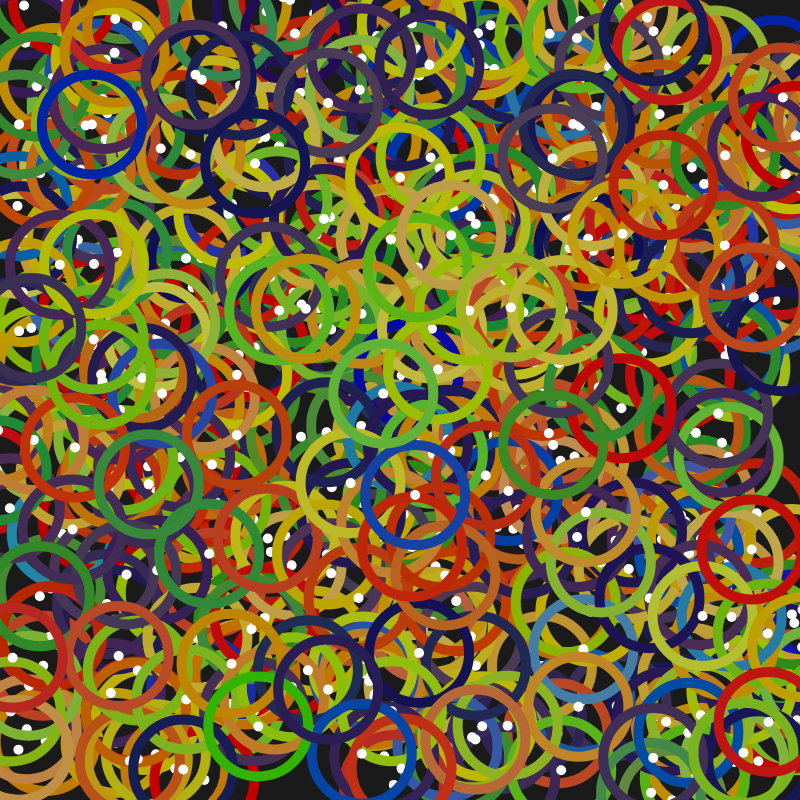
Frame 1 (no input)
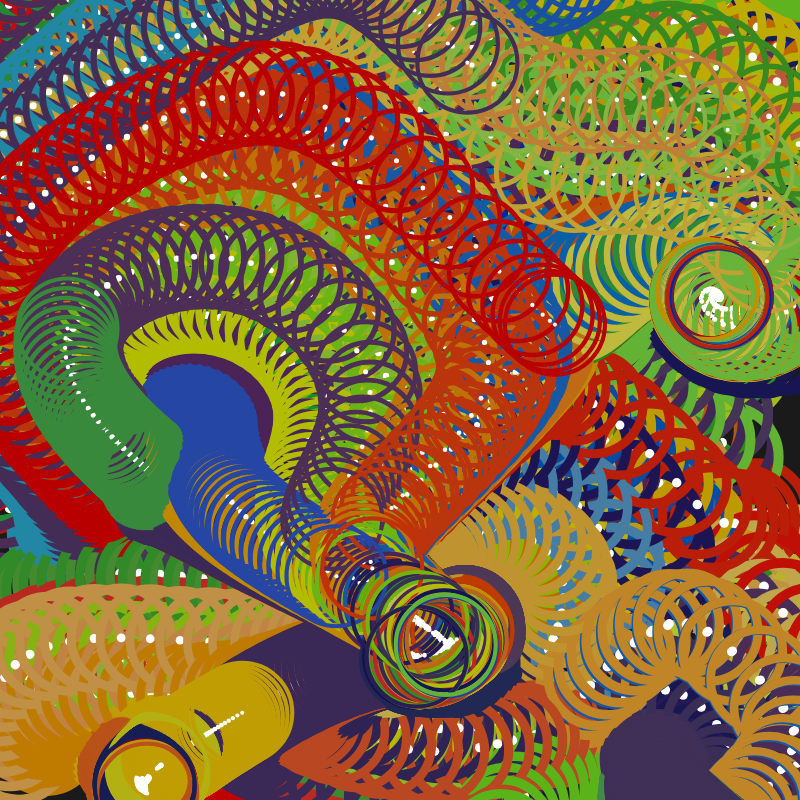
Frame 60 (no input)
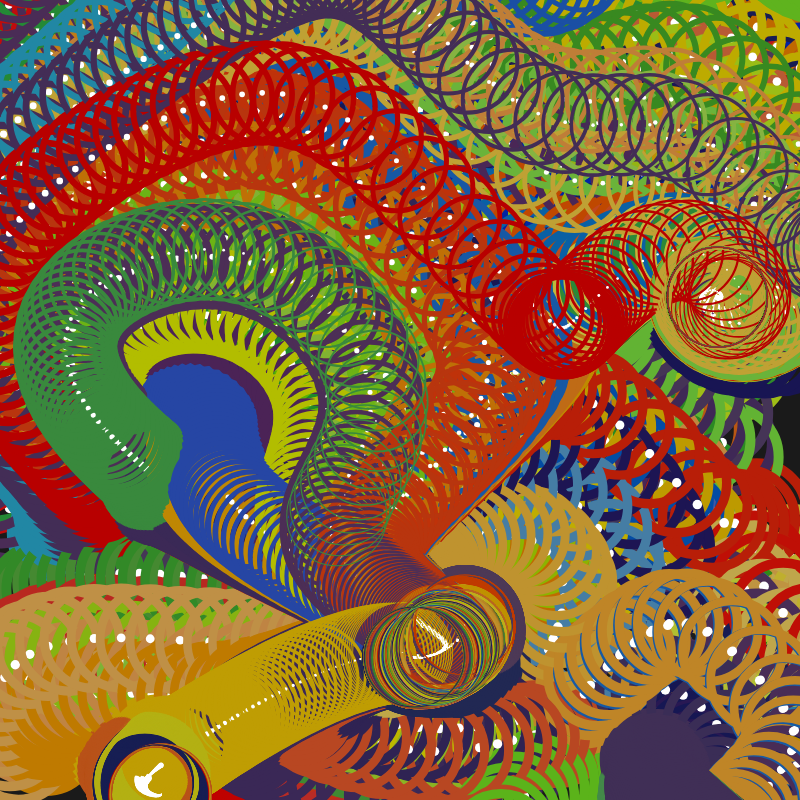
Frame 120 (the mouse pressed at the canvas centre since frame 60)

The p5.js sketch that drew these frames (run headless with seeded random() and noise() and a simulated clock; from frame 60 on, the mouse is pressed at the canvas centre):

// p5.js sketch
// ── sketch.js
let colors = ['#FF0200', '#FFB300', '#FCF500', '#A1EE2D', '#29216E', ' #583B73', '#3FB737', '#F55920', '#FFC947', '#185ADB'];

var weights = [3, 5, 7, 1, 3, 2];

var myScale = 1;

var nAgents = 500;

let agent = [];

var direction = 10;

var par = 1;

let border = 1;

function setup() {
	createCanvas(800, 800);
	colorMode(HSB, 360, 100, 100);
	rectMode(CENTER);
	strokeCap(SQUARE);

	background(10);

	for (let i = 0; i < nAgents; i++) {
		agent.push(new Agent());
	}
	
	smooth(8);

}

function draw() {
	
	for (let i = 0; i < agent.length; i++) 
	{
		agent[i].update();
	}

}

function fxrand(colors, weights) {
	let tt = 0;
	let sum = 0;

	for (let i = 0; i < colors.length; i++) {
		sum += weights[i];
	}

	let rr = fxrand(0, sum);

	for (let j = 0; j < weights.length; j++) {

		if (weights[j] >= rr) {
			return colors[j];
		}
		rr -= weights[j];
	}

	return tt;
}

class Agent {
	constructor() {
		this.p = createVector(random(border, width - border), random(border, height - border));

		this.pOld = createVector(this.p.x, this.p.y);

		this.step = 1.5;
		
		this.rad =  10;
		
		let temp = random(colors, weights);

		this.color = generateColor();
		this.color2 = generateColor();

		if (random(0, 1) > 0.5) {
			this.direction = 1;
		} else {
			this.direction = -1;
		}
		
		this.myrand = random(0,1);

		this.strokeWidth = 100;

	}
	
	getRad() 
	{
     return this.rad;
	}

	update() {

		if (random(0, 1) < 1.0e-4) {
			this.direction *= -1;
		}
			
		this.p.x += direction * vector_field(this.p.x, this.p.y).x * this.step ;
		this.p.y += direction * vector_field(this.p.x, this.p.y).y * this.step ;

		strokeWeight(this.strokeWidth);
    stroke(this.color);
		fill(100);
		
		if (this.rad > 1)
		{
			if(this.myrand < 5) 
			{
				//noStroke();
				//fill(this.color);
		    ellipse(this.p.x, this.p.y, this.rad,this.rad);
			  this.rad -= 0.1;
			}
			
		}else
		{
			//fill(this.color2);
			//stroke(100);
			//strokeWeight(1);
		  //ellipse(this.p.x, this.p.y, this.rad*2,this.rad*2);
			stroke(1);
			noFill();
			strokeWeight(0);
			rect(width/2,height/2,width,height)
      //noLoop();
		}


		this.pOld.set(this.p);
		

		
		//this.isOutside = false;

	}

}

function vector_field(x, y) {

	//myScale = map(-10,10,x,0,width);
	
	x = map(x, 0, width,  0, myScale);
	y = map(y, 0, height, 0, myScale);

	//let k1 = 5;
	let k1 = map(x,-myScale,myScale,-10,10);
	//let k2 = 3;
  let k2 = map(y,-myScale,myScale,-10,10);
	
	let u = sin(k1 * y) + cos(k2 * y);
	let v = sin(k2 * x) - cos(k1 * x);
  //let v = cos(k2*x);
	

	return createVector(u, v);
}

function vector_field2(x,y) {
  
  x = map(x,0,width,0,myScale);
  y = map(y,0,height,0,myScale);

  let u = -4.0*(floor(y) % 2);
	let v = -4.0*(floor(x) % 2);
  
  return createVector(u,v);
}

function fxrand(colors, weights) {
	let tt = 1;
	let sum = 1;

	for (let i = 0; i < colors.length; i++) {
		sum += weights[i];
	}

	let rr = fxrand(0, sum);

	for (let j = 0; j < weights.length; j++) {

		if (weights[j] >= rr) {
			return colors[j];
		}
		rr -= weights[j];
	}

	return tt;
}

function generateColor() {
	let temp = color(colors[floor(random(0, 10))]);

	myColor = color(hue(temp) + randomGaussian() * 10,
		saturation(temp) + randomGaussian() * 10,
		brightness(temp) * 0.75,
		random(99,100));
	return myColor;
}
